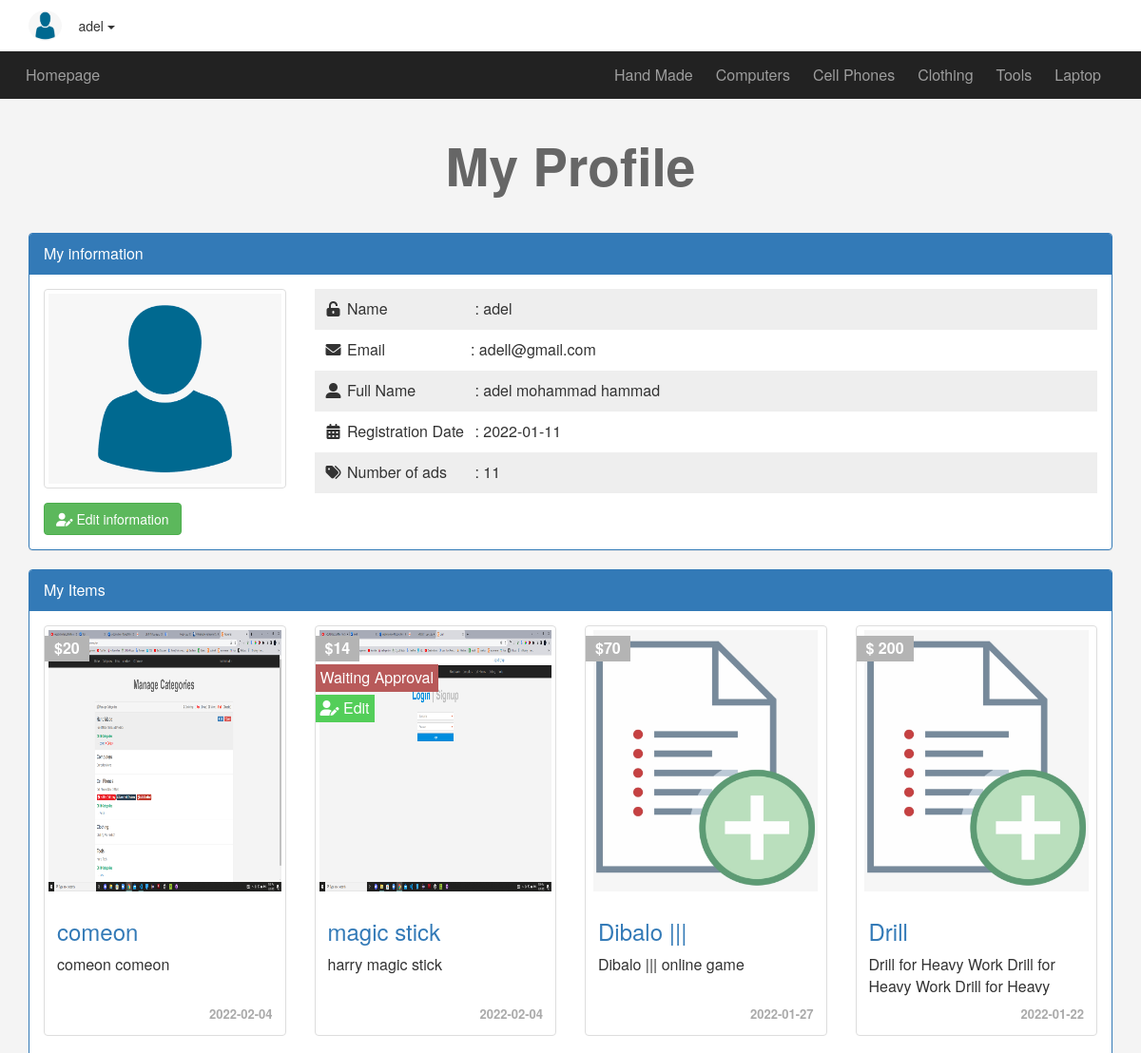
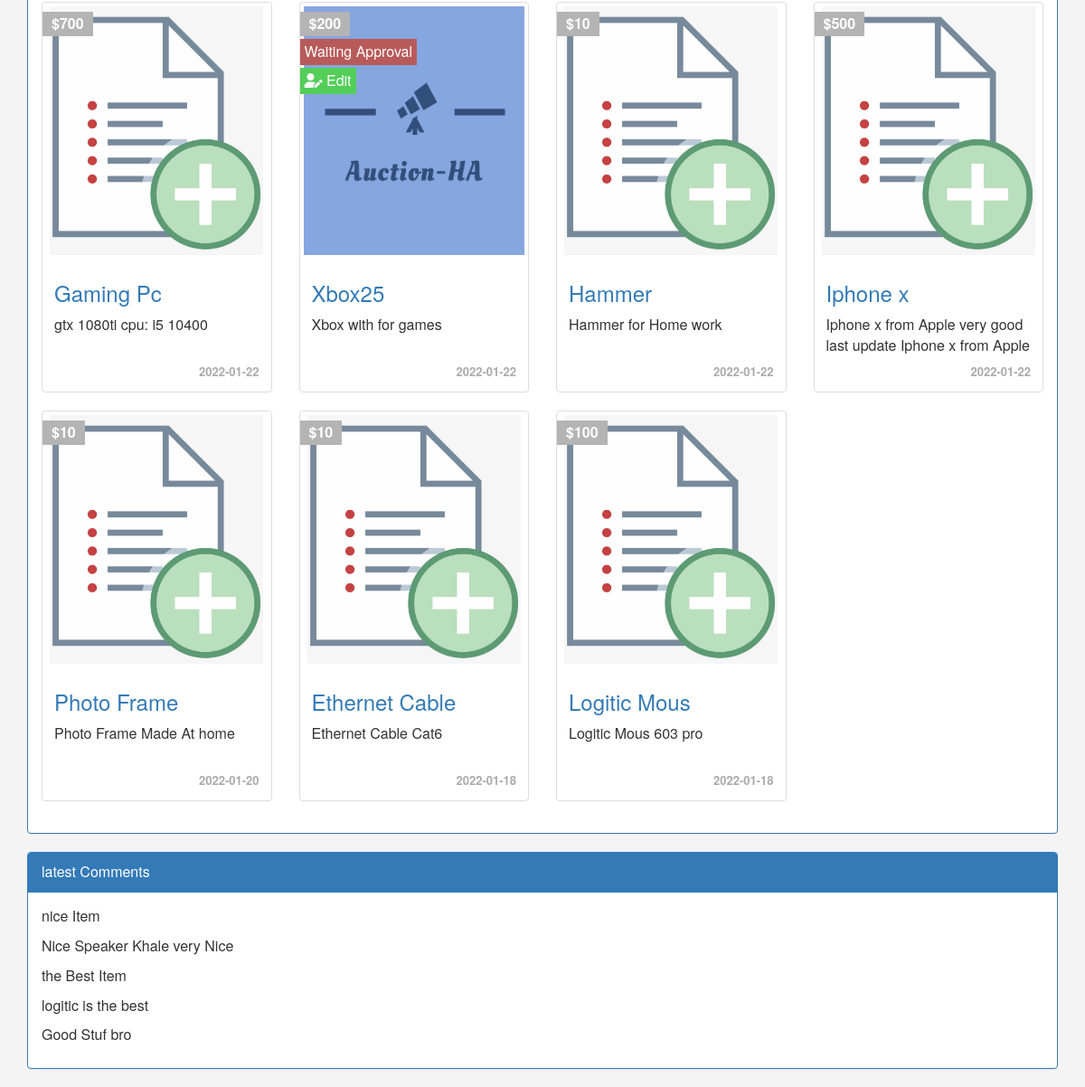
Page /porfile.php (signed in) on the committed database (2 pictures, top to bottom).
### tables this page shows
CREATE TABLE `categories` (
  `ID` int(6) NOT NULL,
  `Name` varchar(255) NOT NULL,
  `Description` text NOT NULL,
  `parent` int(11) NOT NULL,
  `Ordering` int(11) DEFAULT NULL,
  `Visibility` tinyint(4) NOT NULL DEFAULT 0,
  `Allow_Comment` tinyint(4) NOT NULL DEFAULT 0,
  `Allow_Ads` tinyint(4) NOT NULL DEFAULT 0
);

CREATE TABLE `users` (
  `UserID` int(11) NOT NULL COMMENT 'To identify users',
  `Username` varchar(255) NOT NULL COMMENT 'Username to login',
  `Password` varchar(255) NOT NULL COMMENT 'Password to login',
  `Email` varchar(255) NOT NULL,
  `wallet` mediumint(9) NOT NULL,
  `FullName` varchar(255) NOT NULL,
  `GroupID` int(11) NOT NULL DEFAULT 0 COMMENT 'Identify user Group',
  `TrustStatus` int(11) NOT NULL DEFAULT 0 COMMENT 'Seller Rank',
  `RegStatus` int(11) NOT NULL DEFAULT 0 COMMENT 'User Approval',
  `Date` date NOT NULL DEFAULT '2022-01-01',
  `avatar` varchar(255) NOT NULL
);

CREATE TABLE `items` (
  `Item_ID` int(11) NOT NULL,
  `Name` varchar(255) NOT NULL,
  `Description` text NOT NULL,
  `Price` varchar(255) NOT NULL,
  `Add_Date` date NOT NULL,
  `end_biddingDate` datetime NOT NULL,
  `Conutry_Made` varchar(255) NOT NULL,
  `image` varchar(255) NOT NULL,
  `Status` varchar(255) NOT NULL,
  `Rating` smallint(6) NOT NULL,
  `Approve` tinyint(4) NOT NULL DEFAULT 0,
  `Cat_ID` int(11) NOT NULL,
  `Member_ID` int(11) NOT NULL,
  `tags` varchar(255) NOT NULL,
  `mainImg` varchar(255) NOT NULL
);

CREATE TABLE `comments` (
  `c_id` int(11) NOT NULL,
  `comment` text NOT NULL,
  `status` tinyint(4) NOT NULL,
  `comment_date` date NOT NULL,
  `item_id` int(11) NOT NULL,
  `user_id` int(11) NOT NULL
);

### init.php (called while the page is built, shortened)
<?php
include "admin/connect.php";
$sessionUser = '';
if (isset($_SESSION['user'])) {
    $sessionUser = $_SESSION['user'];
}
$temp = "includes/templates/";
$func = "includes/functions/";
$css = "layout/css/";
include $func . 'function.php';
include $temp . "header.php";

### includes/functions/function.php (called while the page is built, shortened)
<?php
function getCat($where = NULL)
{
    global $con;
    $getCat = $con->prepare("SELECT *  FROM  categories $where ORDER BY  ID ASC");
    $getCat->execute();
    $cats = $getCat->fetchAll();
    return $cats;
}
function getItems($where, $value, $approve = NULL,)
{
    $sql = $approve == 1 ? 'AND Approve = 1' : '';
    global $con;
    $getItems = $con->prepare("SELECT *  FROM  items WHERE $where = ?   $sql ORDER BY  Item_ID DESC");
    $getItems->execute(array($value));
    $items = $getItems->fetchAll();
    return $items;
}

### porfile.php (the view, shortened to what this page needs)
<?php
include "init.php";
if (isset($_SESSION['user'])) {
    $getUser = $con->prepare("SELECT * FROM users WHERE Username =?");
    $getUser->execute(array($sessionUser));
    $info = $getUser->fetch();
    $userItems = getItems('Member_ID', $info['UserID']);
?>
<h1 class="text-center"> My Profile</h1>
<div class="information block">
    <div class="container">
        <div class="panel panel-primary">
            <div class="panel-heading">My information</div>
            <div class="panel-body">
                <div class="row">
                    <div class="col-sm-3">
                        <img class="img-responsive img-thumbnail center-block" src="<?php
                                                                                        if (empty($info['avatar'])) {
                                                                                            echo "admin/uploaded/avatars/999999999_default.png";
                                                                                        } else {
                                                                                            echo "admin/uploaded/avatars/" . $user_info['avatar'];
                                                                                        }
                                                                                        ?>" alt="">
                    </div>
                    <div class="col-sm-9">
                        <ul class="list-unstyled">
                            <li> <i class="fa fa-unlock-alt fa-fw"></i> <span>Name</span> :
                                <?php echo $info['Username']; ?>
                            </li>
                            <li> <i class="fa fa-envelope fa-fw"></i> <span>Email</span>: <?php echo $info['Email']; ?>
                            </li>
                            <li> <i class="fa fa-user-alt fa-fw"></i> <span>Full Name</span> :
                                <?php echo $info['FullName']; ?>
                            </li>
                            <li> <i class="fa fa-calendar-alt fa-fw"></i> <span>Registration Date</span> :
                                <?php echo $info['Date']; ?> </li>
                            <li> <i class="fa fa-tags fa-fw"></i> <span>Number of ads</span>
                                : <?php echo count($userItems) ?>
                            </li>
                        </ul>
                    </div>
                </div>
                <a href="editUser.php?edit=profile" class="btn btn-success"><i class="fas fa-user-edit"></i> Edit
                    information</a>
            </div>
        </div>
    </div>
</div>
<div id="myads" class="myads block">
    <div class="container">
        <div class="panel panel-primary">
            <div class="panel-heading">My Items</div>
            <div class="panel-body">
                <?php
                    if (!empty($userItems)) {
                        echo '<div class="row">';
                        foreach ($userItems  as $item) {
                            echo '<div class="col-sm-6 col-md-3">';
                            echo '<div class="thumbnail item-box">';
                            if ($item['Approve'] == 0) {
                                echo '<span class="approve-status">Waiting Approval</span>';
                                echo '<a href="editUser.php?edit=items&itemid=' . $item['Item_ID'] . '"><span class="approve-edit" ><i class="fas fa-user-edit"></i> Edit</span></a>';
                            }
                            echo '<span class="price-tag">$' . $item['Price'] . '</span>';
                            if (empty($item['mainImg'])) {
                                $src = "admin/uploaded/itemsImg/999999999_default.png";
                            } else {
                                $src = "admin/uploaded/itemsImg/" . $item['mainImg'];
                            }
                            echo '<img class="img-responsive" src="' . $src . '" alt="">';
                            echo '<div class="caption">';
                            echo '<h3><a href="items.php?itemid=' . $item['Item_ID'] . '">' . $item['Name'] . '</a></h3>';
                            echo '<p>' . $item['Description'] . '</p>';
                            echo '<div class="date">' . $item['Add_Date'] . '</div>';
                            echo '</div>';
                            echo '</div>';
                            echo '</div>';
                        }
                        echo '</div>';
                    } else {
                        echo 'There\'s no Ads To show, Create <a href="newad.php">New Ad</a> ';
                    }
                    ?>
            </div>
        </div>
    </div>
</div>
<div class=" my-comments block">
    <div class="container">
        <div class="panel panel-primary">
            <div class="panel-heading">latest Comments</div>
            <div class="panel-body">
                <?php
                    $stmt = $con->prepare("SELECT comment FROM comments WHERE user_id = ?");
                    $stmt->execute(array($info['UserID']));
                    $comments = $stmt->fetchAll();
                    if (!empty($comments)) {
                        foreach ($comments as $comment) {
                            echo '<p>' . $comment['comment']   . '</p>';
                        }
                    } else {
                        echo 'There\'s no Comments To Show';
                    }
                    ?>
            </div>
        </div>
    </div>
</div>
<?php } else {
    header('Location: login.php');
}
include $temp . "footer.php";

### includes/templates/header.php (shortened to what this page needs)
<!DOCTYPE html>
<html lang="en">
<head>
    <link rel="stylesheet" href="<?php echo $css ?>bootstrap.min.css">
    <link rel="stylesheet" href="<?php echo $css ?>all.min.css">
    <link rel="stylesheet" href="<?php echo $css ?>jquery-ui.css">
    <link rel="stylesheet" href="<?php echo $css ?>jquery.selectBoxIt.css">
    <link rel="stylesheet" href="<?php echo $css ?>front.css">
</head>
<body>
    <div class="upper-bar">
        <div class="container">
            <?php
            if (isset($_SESSION['user'])) {
                $header_stmt = $con->prepare('SELECT * FROM users WHERE UserID = ?');
                $header_stmt->execute(array($_SESSION['uid']));
                $user_info =  $header_stmt->fetch();
            ?>
            <img class="my-image image-thumbnail img-circle " src="<?php
                                                                        if (empty($user_info['avatar'])) {
                                                                            echo "admin/uploaded/avatars/999999999_default.png";
                                                                        } else {
                                                                            echo "admin/uploaded/avatars/" . $user_info['avatar'];
                                                                        }
                                                                        ?>" alt="">
            <div class="btn-group my-info">
                <span class="btn dropdown-toggle" data-toggle="dropdown">
                    <?php echo $sessionUser; ?>
                    <span class="caret"></span>
                </span>
            </div>
            <?php
            } else {
                ?>
            <a href="login.php">
                <span class="pull-right">Login/Signup</span>
            </a>
            <?php } ?>
        </div>
    </div>
    <nav class="navbar navbar-inverse">
        <div class="container">
            <div class="navbar-header">
                <a class="navbar-brand" href="index.php">Homepage</a>
            </div>
            <div class="collapse navbar-collapse" id="app-nav" aria-expanded="false" style="height: 1px;">
                <ul class="nav navbar-nav navbar-right">
                    <?php
                    foreach (getCat('WHERE parent = 0') as $categ) {
                        if (isset($_GET['catid']) &&  $_GET['catid'] == $categ['ID']) {
                            $grayActive = "gray-active";
                        } else {
                            $grayActive = null;
                        }
                        echo "<li class='$grayActive'> <a href='categories.php?catid=" . $categ['ID'] . "&pagename=" . str_replace(' ', '-', $categ['Name']) . "'>" . $categ['Name'] . "</a></li> ";
                    }
                    ?>
                </ul>
            </div>
    </nav>

### layout/css/front.css (style rules this page uses)
body { background-color: #f4f4f4; font-size: 16px; }
h1 { font-size: 55px; margin: 40px 0; font-weight: bold; color: #666; }
.navbar { border-radius: 0px; margin-bottom: 0px; border: none; }
.navbar-brand { font-size: 1em; }
.nav > li > a, .navbar-brand { padding: 15px 12px; }
.upper-bar { padding: 10px; background-color: #fff; }
.my-image { width: 35px; height: 32px; }
.item-box { position: relative; overflow: hidden; }
.item-box .price-tag { background-color: #b4b4b4; padding: 2px 10px; position: absolute; left: 0; top: 10px; font-weight: bold; color: #fff; }
.information { margin-top: 20px; }
.information ul { padding: 0; margin: 0; }
.information ul li { padding: 10px; }
.information ul li:nth-child(odd) { background-color: #eee; }
.information ul li > span { display: inline-block; width: 130px; }
.information .btn { margin-top: 10px; }
.thumbnail .date { text-align: right; font-size: 13px; font-weight: bold; color: #aaa; }
.item-box .caption p { height: 44px; max-height: 44px; overflow: hidden; }
.item-box img { height: 275px; }
.item-box .approve-status { position: absolute; top: 40px; left: 0px; background-color: #b85a5a; color: #fff; padding: 3px 5px; }
.item-box .approve-edit { position: absolute; top: 72px; left: 0px; background-color: #53ce59; color: #fff; padding: 3px 5px; }

### rows in the picture
categories: Name "Hand Made"
categories: Name "Computers"
categories: Name "Cell Phones"
categories: Name "Clothing"
categories: Name "Tools"
categories: Name "Laptop"
users: Username "adel", Email "adell@gmail.com", FullName "adel mohammad hammad", Date "2022-01-11"
items: Price "20", mainImg (picture), Name "comeon", Description "comeon comeon", Add_Date "2022-02-04"
items: Price "14", mainImg (picture), Name "magic stick", Description "harry magic stick", Add_Date "2022-02-04"
items: Price "70", Name "Dibalo |||", Description "Dibalo ||| online game", Add_Date "2022-01-27"
items: Price "200", Name "Drill", Description "Drill for Heavy Work Drill for Heavy Work Drill for Heavy…", Add_Date "2022-01-22"
items: Price "700", Name "Gaming Pc", Description "gtx 1080ti cpu: i5 10400", Add_Date "2022-01-22"
items: Price "200", mainImg (picture), Name "Xbox25", Description "Xbox with for games", Add_Date "2022-01-22"
items: Price "10", Name "Hammer", Description "Hammer for Home work", Add_Date "2022-01-22"
items: Price "500", Name "Iphone x", Description "Iphone x from Apple very good last update Iphone x from Apple…", Add_Date "2022-01-22"
items: Price "10", Name "Photo Frame", Description "Photo Frame Made At home", Add_Date "2022-01-20"
items: Price "10", Name "Ethernet Cable", Description "Ethernet Cable Cat6", Add_Date "2022-01-18"
items: Price "100", Name "Logitic Mous", Description "Logitic Mous 603 pro", Add_Date "2022-01-18"
comments: comment "nice Item"
comments: comment "Nice Speaker Khale very Nice"
comments: comment "the Best Item"
comments: comment "logitic is the best"
comments: comment "Good Stuf bro"

### other values in the picture
$sessionUser "adel"
count($userItems) "11"
